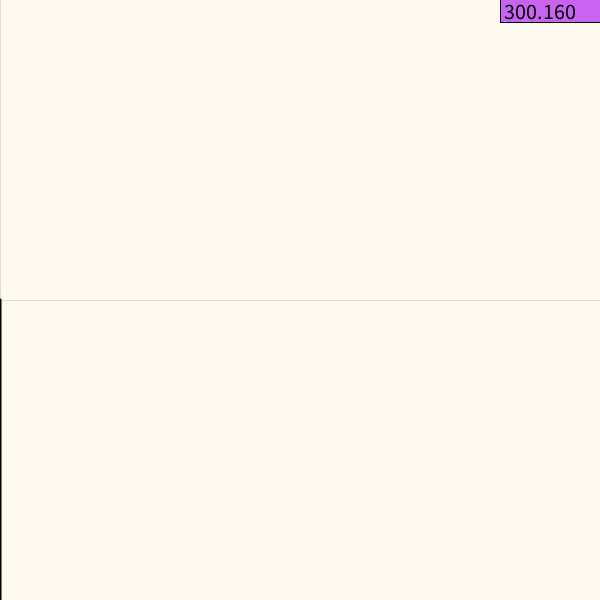
Frame 1 (no input)
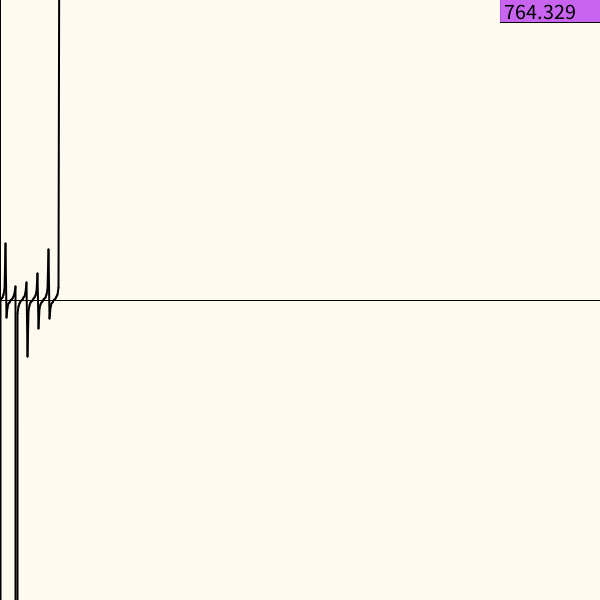
Frame 60 (the mouse pressed at the canvas centre just before this capture)
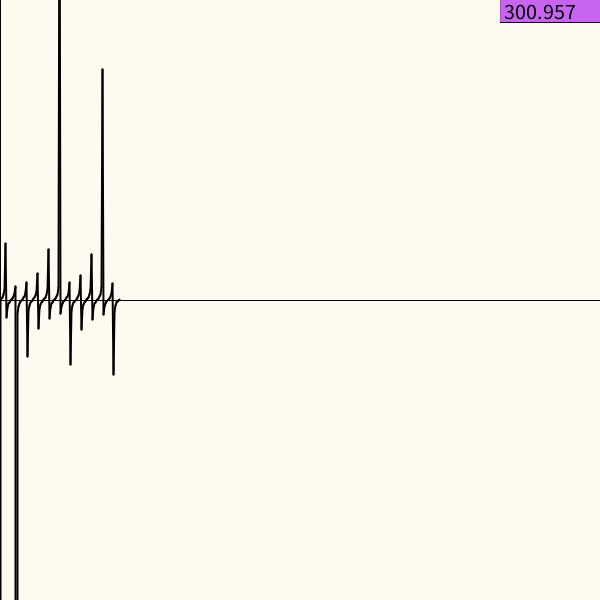
Frame 120 (the mouse held since frame 60 and released just before this capture)

The Processing sketch that drew these frames (run headless with seeded random() and noise(); from frame 60 on, the mouse is pressed at the canvas centre):

// Processing sketch: VisualizacionFuncion1var
// ── VisualizacionFuncion1var.pde
float delta = 0;
int t = 0;
int i = 1;
float[] Ax = new float[width*10];
float[] Ay = new float[width*10];

static int scale = 1;

void setup(){

size(600,600);
background(255,250,240);
//println(width + " x " + height);
frameRate(400);


}

public static float fnsin(float x, float A, float B){

  return A*sin(B*x);
  
}

public static float fnmod(float x, float A, float B){

  return (float) (B*100*Math.tan(A*x+B));
  
}

public static float fnT(float x){

  return fnmod(x,16,0.04);
 // return fnsin(x,16,0.04) + fnsin(x,16,5) + fnmod(x,16,0.04)+ fnsin(x,16,5);
}

void draw(){
translate(0, width);

float y = height/2 + fnT(delta);

println("y est: " + y);

Ax[i] = delta;
Ay[i] = y;

Ax[i+1] = delta+1;
Ay[i+1] = fnT(Ax[i+1]);

fill(200,100,240);
rect(500,-578, 600,-600);


textSize(22);
fill(0,0,0);
text(y,width-100,-height+18);

fill(0,0,0);
//point(scale*delta, -y);

strokeWeight(2);
line(scale*Ax[i-1],-Ay[i-1],scale*Ax[i],-Ay[i]);


delta = delta + 1;
i++;

fill(100,100,203);
strokeWeight(0.1);
line(0,0,0,-height);
line(0, -height/2, width, -height/2);


if(scale*delta > width){delta = 0; i = 1;

println("\n···························\n");
for(int j = 0 ; j < Ax.length-1 ; j++){
  
  print(" " + Ax[j]);
  
  
}

println("\n···························");



noLoop();

}

}
